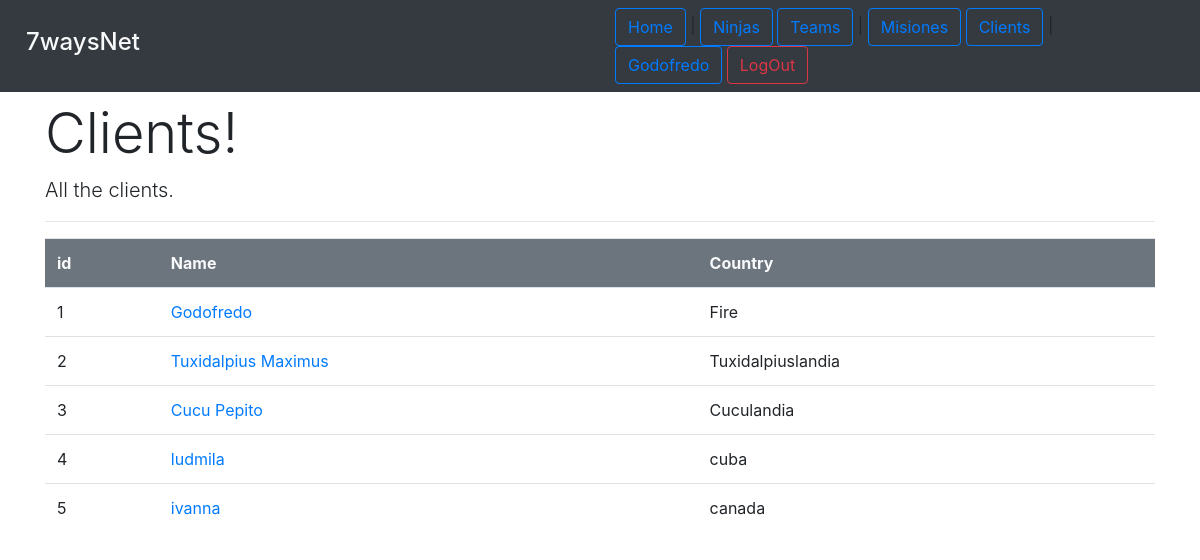
Screenshot of /missions/allClients/ (signed in) with the database file from the repository.
### missions/models.py (models this page shows, shortened)
class Client(models.Model):
    name = models.CharField(max_length=200)
    country = models.CharField(max_length=200)
    user = models.OneToOneField(User,on_delete=models.CASCADE)

### missions/views.py (the view)
# urls.py: path('allClients/', views.ShowAllClientsView.as_view(), name='show_all_clients'),
class ShowAllClientsView(generic.ListView):
    template_name = 'missions/show_all_clients.html'
    context_object_name = 'all_clients_list'
    def get_queryset(self):
        return Client.objects.all()

### missions/templates/missions/show_all_clients.html (shortened to what this page needs)
{%extends 'base.html'%}
{% block header %}
    <div class="page-header">
        <h1 class="display-4"> Clients! </h1>
    </div>
    <p class="lead"> All the clients.</p>
{% endblock %}
{%  block content %}
{% if all_clients_list %}
    <table class="table">
        <tr class="bg-secondary text-light ">
            <th>id</th><th>Name</th><th>Country</th>
        </tr>
        {% for client in all_clients_list %}
            <tr>
                <td> {{client.id}}</td>
                <td><a href="{% url 'missions:profile' client.pk %}"> {{client.name}}</a></td>
                <td>{{client.country}} </td>
            </tr>
        {% endfor %}
    </table>
{% else %}
    <p>No clients in database.</p>
{% endif %}
{% endblock%}

### templates/base.html (shortened to what this page needs)
<!DOCTYPE html>
<html lang="en">
<head>
    {% load static %}
    <link rel="stylesheet" type="text/css" href="{% static 'bootstrap.min.css' %}">
    <link rel="stylesheet" type="text/css" href="{% static 'mystyle.css' %}" >
</head>
<body>
    <div class="fixedclass">
    <div class="navbar bg-dark">
        <div class="container-fluid">
                <div class="col-md-1 text-light"><h4>7waysNet</h4></div>
                <div class="col-md-6">
                        <a class="btn btn-outline-primary" href="{% url 'index' %}">Home</a> |
                        <a class="btn btn-outline-primary" href="{% url 'ninjas:show_all_ninjas' %}">Ninjas</a>
                        <a class="btn btn-outline-primary" href="{% url 'ninjas:show_all_teams' %}">Teams</a> |
                        <a class="btn btn-outline-primary" href="{% url 'missions:show_all_missions' %}">Misiones</a>
                        <a class="btn btn-outline-primary" href="{% url 'missions:show_all_clients' %}">Clients</a> |
                        {% if user.is_authenticated %}
                            {% if user.ninja %}
                                <a class="btn btn-outline-primary" href="{% url 'ninjas:profile' user.ninja.pk %}">{{user.username}}</a>
                            {% elif user.client%}
                                <a class="btn btn-outline-primary" href="{% url 'missions:profile' user.client.pk %}">{{user.username}}</a>
                            {% else %}
                            <a class="btn btn-outline-primary" href="/admin/">{{user.username}}</a>
                            {% endif %}
                            <a class="btn btn-outline-danger" href="{% url 'logout' %}">LogOut</a>
                        {% else %}
                             <a class="btn btn-outline-primary" href="{% url 'login'%}">LogIn</a>
                        {% endif %}
                </div>
            </div>
        </div>
    </div>
    <div class="space"></div>
    <div class="container">
    {% block header %}
    {% endblock %}
    <hr>
    </div>
    <div class="container">
        {% block content %}{% endblock %}
    </div>
</body>
</html>

### static/mystyle.css (style rules this page uses)
.space { height: 100px; }
.fixedclass { width: 100%; position: fixed; z-index: 10; }
.page-header { display: flex; justify-content: space-between; align-items: center; }

### rows the page displays
Client: id "1", name "Godofredo", country "Fire"
Client: id "2", name "Tuxidalpius Maximus", country "Tuxidalpiuslandia"
Client: id "3", name "Cucu Pepito", country "Cuculandia"
Client: id "4", name "ludmila", country "cuba"
Client: id "5", name "ivanna", country "canada"

### other values shown
{{ user.username }} "Godofredo"
